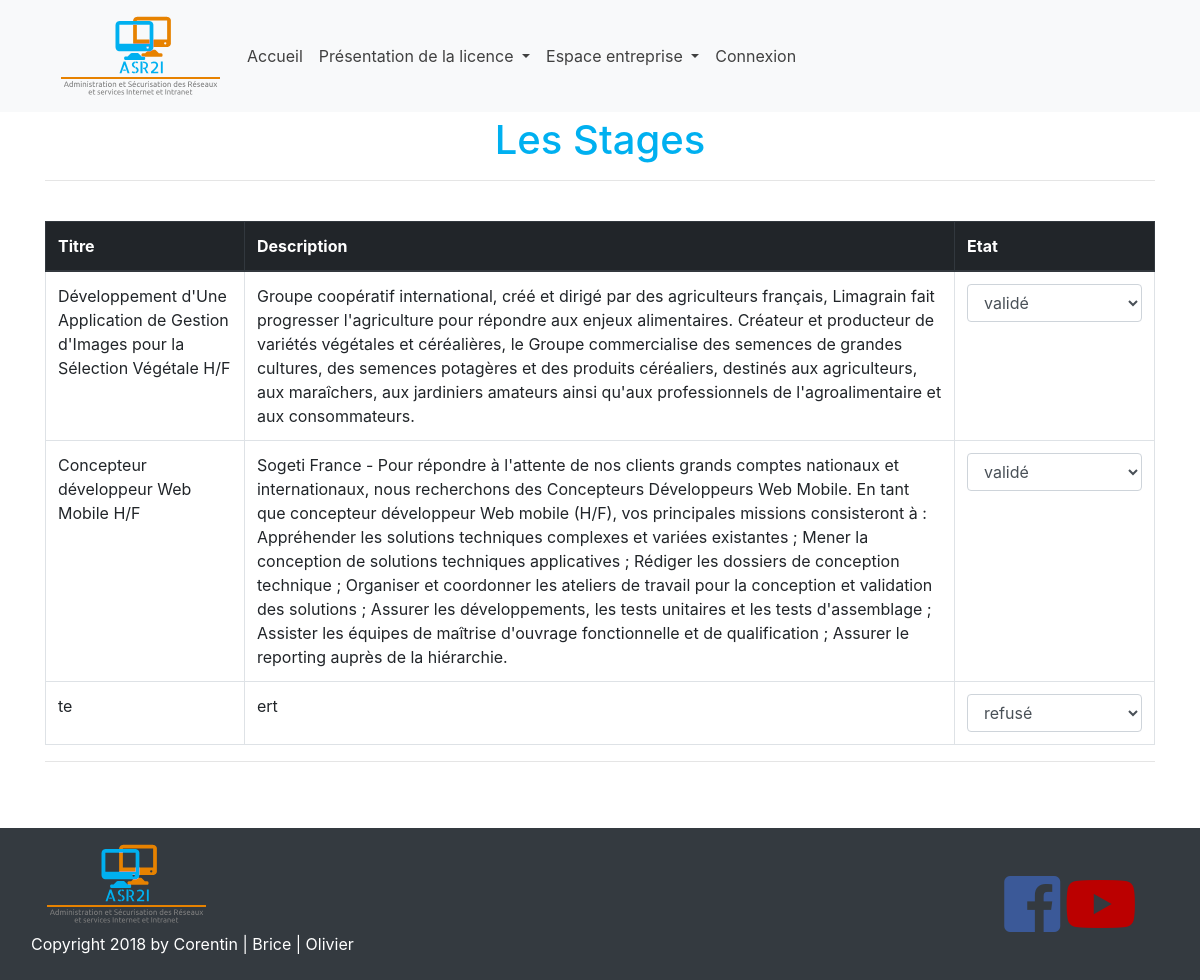
Page /validation_stage.php on the committed database.
### tables this page shows
CREATE TABLE `ajout_stage` (
  `id` int(11) NOT NULL,
  `id_entreprise` int(11) NOT NULL,
  `nom` varchar(255) NOT NULL,
  `email` varchar(255) NOT NULL,
  `titre` varchar(255) NOT NULL,
  `description` longtext NOT NULL,
  `experience` float NOT NULL,
  `etat` enum('en attente','valide','refuse','') NOT NULL
);

### includes/DB.php (called while the page is built)
<?php
class DB
{
   private static $instance = null;
   public static function get()
   {
       if(self::$instance == null)
       {
           try
           {
               self::$instance = new PDO('mysql:host=localhost;dbname=asrii', 'root', '', array(PDO::MYSQL_ATTR_INIT_COMMAND => 'SET NAMES utf8'));
           }
           catch(PDOException $e)
           {
               throw $e;
           }
       }
       return self::$instance;
   }
}

### includes/Ajouter_projet.php (called while the page is built, shortened)
<?php
class Ajouter_projet
{
    public static function  get_all_Stage()
    {
        $sth = DB::get()->prepare("select * from ajout_stage");
	     	$sth->execute();
             return $sth;
    }
}

### validation_stage.php (the view, shortened to what this page needs)
<?php
 require('/includes/Ajouter_projet.php');
  include('/includes/header.php');
  include('includes/navbar.php');
 ?>
<?php $test = Ajouter_projet::get_all_Stage(); ?>
<div class="container">
  <h1>Les Stages</h1>
    <hr>
    <br/>
    <form action="<?php echo $_SERVER['PHP_SELF'] ?>" method="post">
    <?php
	echo'<table class="table table-bordered">';
      echo'<thead class="thead-dark">';
      echo'<tr><th>Titre</th>';
      echo'<th>Description</th>';
      echo'<th style="width: 200px;">Etat</th></tr>';
      echo'</thead><tbody>';
    while ($res = $test->fetch()){
      $etat = $res['etat'];
      ?>
      <tr>
      <td><?= $res['titre'] ?></td>
        <td><?= $res['description'] ?></td>
      <td>
      <select id="monselect" onchange="test(<?= $res['id'] ?>,this)" name="select[]"  class="form-control" >
          <option value="valide" <?= $etat == "valide" ? "selected": ""; ?> >validé</option>
          <option value="refuse" <?= $etat == "refuse"? "selected": ""; ?> >refusé</option>
      </select>
      </td>
      </tr> <?php
    }
	echo'</tbody></table>';
	?>
    </form>
  <hr>
</div>
<?php  include('includes/footer.php'); ?>

### css/main.css (style rules this page uses)
html, body { height: 100%; margin: 0; padding: 0; }
body { display : table; width: 100%; }
h1 { color: #00b0f0; text-align: center; margin-top: 20px; }

### rows in the picture
ajout_stage: titre "Développement d'Une Application de Gestion d'Images pour la Sélection Végétale H/F", description "Groupe coopératif international, créé et dirigé par des agriculteurs français, Limagrain fait progresser l'agriculture pour répondre aux enjeux alimentaires. Créateur et producteur de variétés végétales et céréalières, le Groupe commercialise des semences de grandes cultures, des semences potagères et des produits céréaliers, destinés aux agriculteurs, aux maraîchers, aux jardiniers amateurs ainsi qu'aux professionnels de l'agroalimentaire et aux consommateurs.", etat+id "validé"
ajout_stage: titre "Concepteur développeur Web Mobile H/F", description "Sogeti France - Pour répondre à l'attente de nos clients grands comptes nationaux et internationaux, nous recherchons des Concepteurs Développeurs Web Mobile. En tant que concepteur développeur Web mobile (H/F), vos principales missions consisteront à : Appréhender les solutions techniques complexes et variées existantes ; Mener la conception de solutions techniques applicatives ; Rédiger les dossiers de conception technique ; Organiser et coordonner les ateliers de travail pour la conception et validation des solutions ; Assurer les développements, les tests unitaires et les tests d'assemblage ; Assister les équipes de maîtrise d'ouvrage fonctionnelle et de qualification ; Assurer le…", etat+id "validé"
ajout_stage: titre "te", description "ert", etat+id "refusé"
